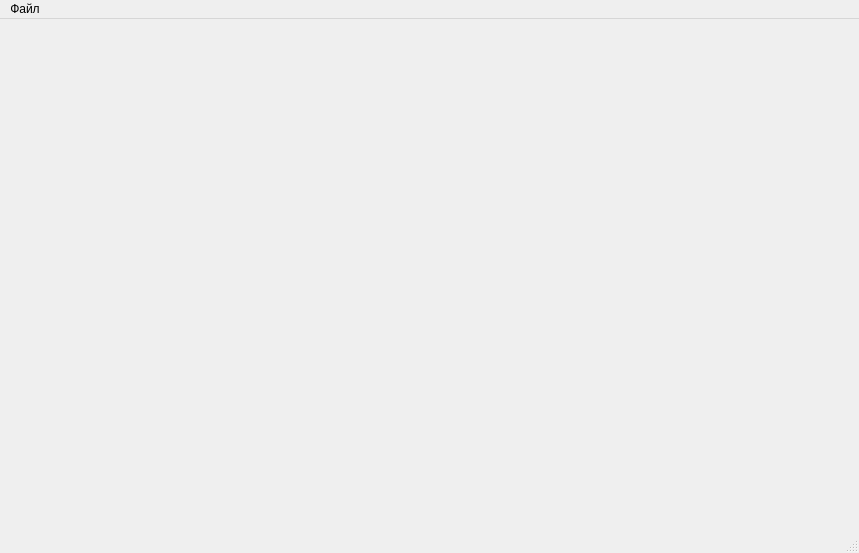
<?xml version="1.0" encoding="UTF-8"?>
<ui version="4.0">
 <class>MainWindow</class>
 <widget class="QMainWindow" name="MainWindow">
  <property name="geometry">
   <rect>
    <x>0</x>
    <y>0</y>
    <width>859</width>
    <height>553</height>
   </rect>
  </property>
  <property name="windowTitle">
   <string>MainWindow</string>
  </property>
  <widget class="QWidget" name="centralwidget"/>
  <widget class="QMenuBar" name="menubar">
   <property name="geometry">
    <rect>
     <x>0</x>
     <y>0</y>
     <width>859</width>
     <height>21</height>
    </rect>
   </property>
   <widget class="QMenu" name="menu">
    <property name="title">
     <string>Файл</string>
    </property>
    <addaction name="actionOpenFile"/>
    <addaction name="actionCloseFile"/>
   </widget>
   <addaction name="menu"/>
  </widget>
  <widget class="QStatusBar" name="statusbar"/>
  <action name="actionOpenFile">
   <property name="text">
    <string>Открыть...</string>
   </property>
   <property name="toolTip">
    <string>Открывает файл через диалоговое окно</string>
   </property>
   <property name="shortcut">
    <string>Ctrl+O</string>
   </property>
  </action>
  <action name="actionCloseFile">
   <property name="text">
    <string>Выход</string>
   </property>
   <property name="toolTip">
    <string>Выход из  программы</string>
   </property>
   <property name="shortcut">
    <string>Ctrl+Q</string>
   </property>
  </action>
 </widget>
 <resources/>
 <connections/>
</ui>
